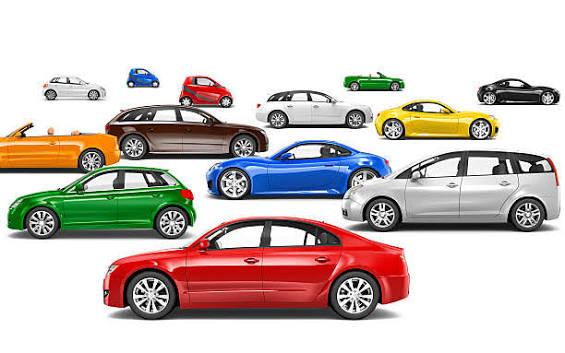
#> input picture images/bluedetection.jpg, 565 x 353 px, given in place of the camera
$ python day09_color_tracking.py
#> lines starting #> are read from the running program, lines starting #| are printed output that depends on the picture; after the words box and inside, x2 and y2 are one past the last pixel; in counts of white or black regions, pixels touching at a corner belong together
import cv2
import numpy as np  #renk aralıklarını dizi olarak tanımlamak için kullanılır

# Kamerayi ac. 0 genelde varsayılan kameradır
cap = cv2.VideoCapture(0)

if not cap.isOpened():
    print("Kamera acilamadi.")
    exit()

#nesnenin merkez noktalarını tutacak liste
points = []

while True:
    # Kameradan bir frame oku. ret -->görüntünün okunup okunmadığını söyler.
    #frame --> kameradan gelen görüntü
    ret, frame = cap.read()
#> frame is the input picture: shape (353, 565, 3); mean B, G, R 190.4, 194.5, 204.4

    if not ret:
        print("Frame okunamadi.")
        break

    # BGR'den HSV'ye cevir. renk seçmek hsv de daha kolay #H: 90-130   → mavi tonları
    # S: 50-255   → yeterince canlı renkler V: 50-255   → yeterince parlak renkler
    hsv = cv2.cvtColor(frame, cv2.COLOR_BGR2HSV)
#> hsv: shape (353, 565, 3); mean H, S, V 19.3, 41.4, 212.5

    # Mavi renk araligi
    lower_blue = np.array([90, 50, 50])
    upper_blue = np.array([130, 255, 255])

    # Maske olustur. mavi olan yerleri beyaz yapar, diğerleri siyah yapar
    mask = cv2.inRange(hsv, lower_blue, upper_blue)
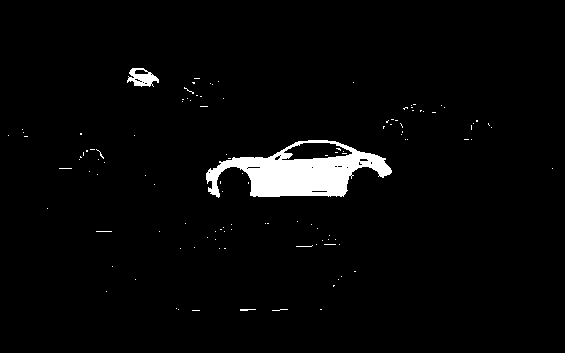
#> mask: shape (353, 565); 3% white; 117 white regions (114 under 20 px), largest, box (x1, y1, x2, y2) and area: (206, 140, 392, 198) 5347, (127, 68, 159, 87) 342, (240, 309, 256, 311) 24

    # Maskedeki gurultuleri azalt
    mask = cv2.erode(mask, None, iterations=1)    #maskede oluşan küçük gürültüleri azaltır, beyaz bölgeleri küçültür
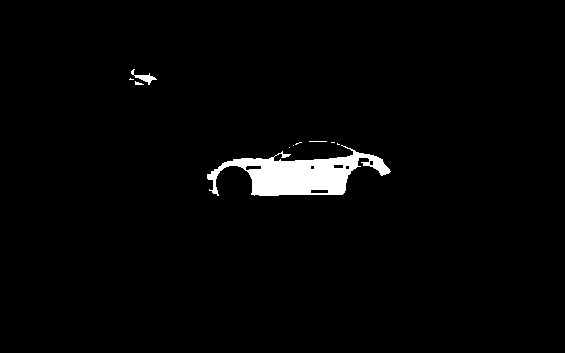
#> mask: shape (353, 565); 2.3% white; 10 white regions (7 under 20 px), largest, box (x1, y1, x2, y2) and area: (207, 145, 391, 196) 4305, (131, 69, 157, 85) 126, (135, 81, 144, 85) 21
    mask = cv2.dilate(mask, None, iterations=2)   #beyaz bölgeleri tekrar büyütür, kopuk yerleri birleştirmeye yardım eder
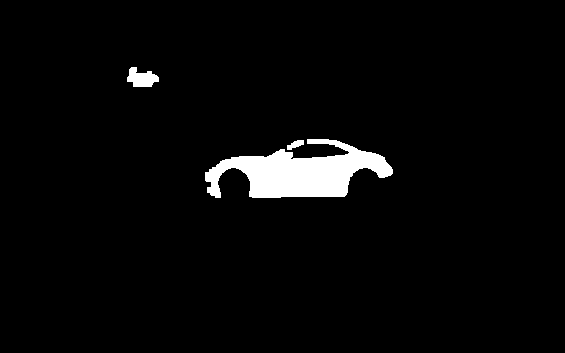
#> mask: shape (353, 565); 3.3% white; 3 white regions

    # Konturleri bul. maskede beyaz bölgelerin sınırlarını bulur, mavi nesnenin kontürlerini çıkarır
    contours, _ = cv2.findContours(
        mask,
        cv2.RETR_EXTERNAL,
        cv2.CHAIN_APPROX_SIMPLE
    )
#> contours = 3 contours; box (x1, y1, x2, y2) and area: (205, 139, 393, 198) 5725, (127, 67, 159, 87) 374, (287, 140, 304, 150) 77

    if len(contours) > 0:

        # En buyuk konturu sec
        largest_contour = max(contours, key=cv2.contourArea)
#> largest_contour = contour of 206 points, box (x1, y1, x2, y2) (205, 139, 393, 198), area 5725

        # Alanini hesapla
        area = cv2.contourArea(largest_contour)
#> area = 5725

        # Kucuk nesneleri alma
        if area > 500:

            # Bounding Box
            x, y, w, h = cv2.boundingRect(largest_contour)
#> x = 205; y = 139; w = 188; h = 59

            # Yesil kutu ciz
            cv2.rectangle(
                frame,
                (x, y),
                (x + w, y + h),
                (0, 255, 0),
                2
            )

            # Merkez noktasi
            center_x = x + w // 2
#> center_x = 299
            center_y = y + h // 2
#> center_y = 168

            #merkez noktaasını listeye ekle
            points.append((center_x, center_y))

            #son 50 noktayı tut
            if len(points) > 50:
                points.pop(0)

            # Merkezi kirmizi nokta ile goster
            cv2.circle(
                frame,
                (center_x, center_y),
                5,
                (0, 0, 255),
                -1
            )
#> frame: shape (353, 565, 3); mean B, G, R 189.1, 195.1, 203.2

            # Hareket izini ciz
            for i in range(1, len(points)):

                cv2.line(
                    frame,
                    points[i - 1],
                    points[i],
                    (255, 0, 255),
                    2
                )
#> this loop made 0 passes


            # Nesne ismi
            cv2.putText(
                frame,
                "Blue Object",
                (x, y - 10),
                cv2.FONT_HERSHEY_SIMPLEX,
                0.7,
                (0, 255, 0),
                2
            )

            # Alan bilgisini yaz
            cv2.putText(
                frame,
                f"Area: {int(area)}",
                (x, y + h + 25),
                cv2.FONT_HERSHEY_SIMPLEX,
                0.6,
                (0, 255, 255),
                2
            )

            # Merkez koordinatini yaz
            cv2.putText(
                frame,
                f"Center: ({center_x}, {center_y})",
                (x, y + h + 50),
                cv2.FONT_HERSHEY_SIMPLEX,
                0.6,
                (255, 255, 0),
                2
            )
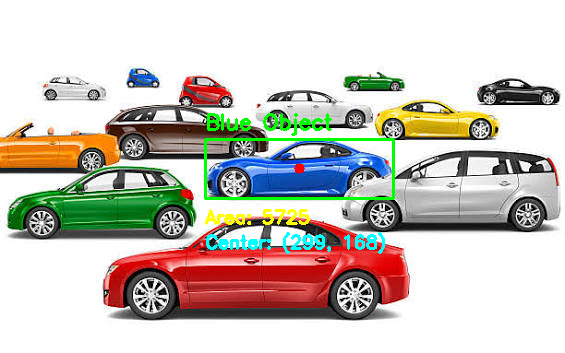
#> frame: shape (353, 565, 3); mean B, G, R 188.5, 196.7, 201.5

            # Terminale yazdir
            print(f"Alan: {int(area)} | Merkez: ({center_x}, {center_y})")
#| Alan: 5725 | Merkez: (299, 168)

    cv2.imshow("Frame", frame)
    cv2.imshow("Mask", mask)

    # q tusuna basinca cik
    if cv2.waitKey(1) & 0xFF == ord("q"):
#> (key q is pressed here)
        break

cap.release()
cv2.destroyAllWindows()

'''Kamera görüntüsü HSV renk uzayına çevrildi. Mavi renk aralığı belirlenerek maske oluşturuldu.
 Maske üzerindeki gürültüler erosion ve dilation ile azaltıldı. Daha sonra kontürler bulunarak
 en büyük mavi bölge seçildi. Bu bölgenin etrafına kutu çizildi, merkezi hesaplandı ve
 görüntü üzerinde gösterildi.'''
